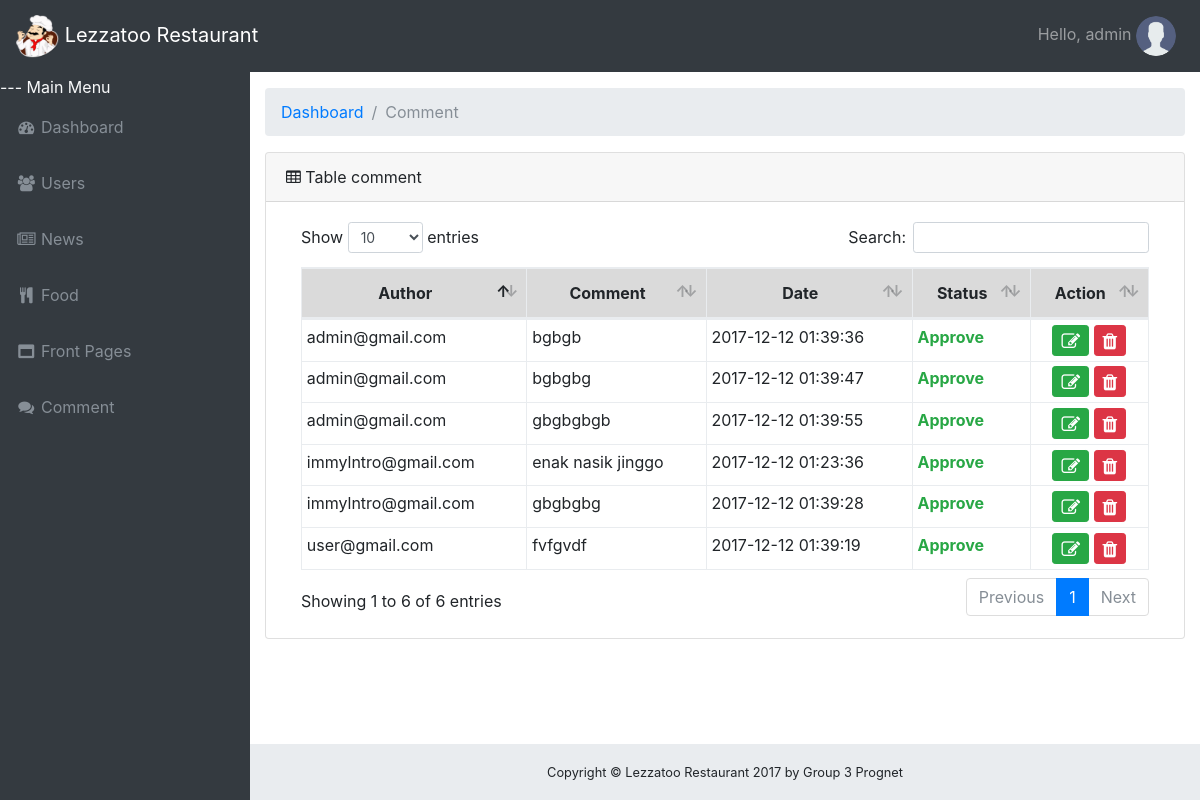
The app's page /admin/comment.php (signed in) with its own data.
### tables this page shows
CREATE TABLE `comment` (
  `id_comment` int(11) UNSIGNED NOT NULL,
  `id_news` int(11) UNSIGNED NOT NULL,
  `author` varchar(50) NOT NULL,
  `content` text NOT NULL,
  `date` datetime NOT NULL,
  `status` enum('Approve','Unapprove') NOT NULL DEFAULT 'Approve'
);

### admin/comment.php (the view, shortened to what this page needs)
<!DOCTYPE html>
<html lang="en">
<head>
  <link href="../vendor/bootstrap/css/bootstrap.css" rel="stylesheet">
  <link href="../vendor/font-awesome/css/font-awesome.css" rel="stylesheet" type="text/css">
  <link href="../vendor/datatables/dataTables.bootstrap4.css" rel="stylesheet">
  <link href="../vendor/css/sb-admin.css" rel="stylesheet">
</head>
<body class="fixed-nav sticky-footer bg-dark" id="page-top">
  <nav class="navbar navbar-expand-lg navbar-dark bg-dark fixed-top" id="mainNav">
    <a class="navbar-brand" href="home.php"><img src="../vendor/images/restaurant.png" alt="home" width="43px" height="43px"/> Lezzatoo Restaurant</a>
    <div class="collapse navbar-collapse" id="navbarResponsive">
      <ul class="navbar-nav navbar-sidenav" id="exampleAccordion" name="exampleAccordion">
		<li class="nav-item">
          <span class="text-light">--- Main Menu</span>
        </li>
		<li class="nav-item" data-toggle="tooltip" data-placement="right" title="Dashboard">
          <a class="nav-link" href="home.php">
            <i class="fa fa-fw fa-dashboard"></i>
            <span class="nav-link-text">Dashboard</span>
          </a>
        </li>
		<li class="nav-item" data-toggle="tooltip" data-placement="right" title="Users">
          <a class="nav-link" href="users.php">
            <i class="fa fa-fw fa-users"></i>
            <span class="nav-link-text">Users</span>
          </a>
        </li>
        <li class="nav-item" data-toggle="tooltip" data-placement="right" title="News">
          <a class="nav-link" href="news.php">
            <i class="fa fa-fw fa-newspaper-o"></i>
            <span class="nav-link-text">News</span>
          </a>
        </li>
        <li class="nav-item" data-toggle="tooltip" data-placement="right" title="Food">
          <a class="nav-link" href="menu.php">
            <i class="fa fa-fw fa-cutlery"></i>
            <span class="nav-link-text">Food</span>
          </a>
        </li>
        <li class="nav-item" data-toggle="tooltip" data-placement="right" title="Front Pages">
          <a class="nav-link" href="pages.php">
            <i class="fa fa-fw fa-window-maximize"></i>
            <span class="nav-link-text">Front Pages</span>
          </a>
        </li>
        <li class="nav-item" data-toggle="tooltip" data-placement="right" title="Comment">
          <a class="nav-link" href="comment.php">
            <i class="fa fa-fw fa-comments"></i>
            <span class="nav-link-text">Comment</span>
          </a>
        </li>
      </ul>
      <ul class="navbar-nav ml-auto">
        <li class="nav-item dropdown">
          <a href="#" data-toggle="dropdown" aria-haspopup="true" aria-expanded="false">
            <span class="nav-link">Hello, <?php echo $_SESSION['name'];?> <img src="../vendor/images/user.jpg" alt="user-img" width="40px" class="rounded-circle"></span>
          </a>
        </li>
      </ul>
	</div>
  </nav>
  <div class="content-wrapper">
    <div class="container-fluid">
      <ol class="breadcrumb">
        <li class="breadcrumb-item">
          <a href="home.php">Dashboard</a>
        </li>
        <li class="breadcrumb-item active">Comment</li>
      </ol>
      <div class="card mb-3">
        <div class="card-header">
          <i class="fa fa-table"></i> Table comment</div>
        <div class="card-body">
          <div class="table-responsive">
            <table class="table table-bordered" id="dataTable" width="100%" cellspacing="0">
              <thead>
                <tr class="table-active text-center">
                  <th>Author</th>
                  <th>Comment</th>
                  <th>Date</th>
                  <th>Status</th>
                  <th>Action</th>
                </tr>
              </thead>
              <tbody class="table-sm">
								<?php
                    include "../proses/koneksi.php";
                    $sql = mysqli_query($koneksi,"SELECT * FROM comment");
                    while ($row = mysqli_fetch_array($sql)) {
                ?>
                <tr>
                  <td><?php echo $row['author']; ?></td>
                  <td><?php echo $row['content']; ?></td>
                  <td><?php echo $row['date']; ?></td>
                  <td>
										<?php if ($row['status'] == 'Approve') { ?>
											<div class="text-success font-weight-bold">Approve</div>
										<?php } else if ($row['status'] == 'Replied') {?>
											<div class="text-primary font-weight-bold">Replied</div>
										<?php } else {?>
											<div class="text-danger font-weight-bold">Unapprove</div>
										<?php }?>
									</td>
									<td class="text-center">
                    <a class="btn btn-success btn-sm" href="edit_comment.php?id_comment=<?php echo  $row['id_comment']; ?>"><i class="fa fa-pencil-square-o fa-lg"></i></a>
										<a class="btn btn-danger btn-sm" href="../proses/proses_hapus_comment.php?id_comment=<?php echo $row['id_comment']; ?>" onClick="return confirm('Hapus comment ini ?')"><i class="fa fa-trash fa-lg"></i></a>
                </tr>
								<?php
                    }
                ?>
              </tbody>
            </table>
          </div>
        </div>
      </div>
    </div>
    <footer class="sticky-footer">
      <div class="container">
        <div class="text-center">
          <small>Copyright © Lezzatoo Restaurant 2017 by Group 3 Prognet</small>
        </div>
      </div>
    </footer>
  </div>
</body>
</html>

### records on screen
comment: author "immylntro@gmail.com", content "enak nasik jinggo", date "2017-12-12 01:23:36", status "Approve"
comment: author "user@gmail.com", content "fvfgvdf", date "2017-12-12 01:39:19", status "Approve"
comment: author "immylntro@gmail.com", content "gbgbgbg", date "2017-12-12 01:39:28", status "Approve"
comment: author "admin@gmail.com", content "bgbgb", date "2017-12-12 01:39:36", status "Approve"
comment: author "admin@gmail.com", content "bgbgbg", date "2017-12-12 01:39:47", status "Approve"
comment: author "admin@gmail.com", content "gbgbgbgb", date "2017-12-12 01:39:55", status "Approve"

### other values on screen
$_SESSION['name'] "admin"
